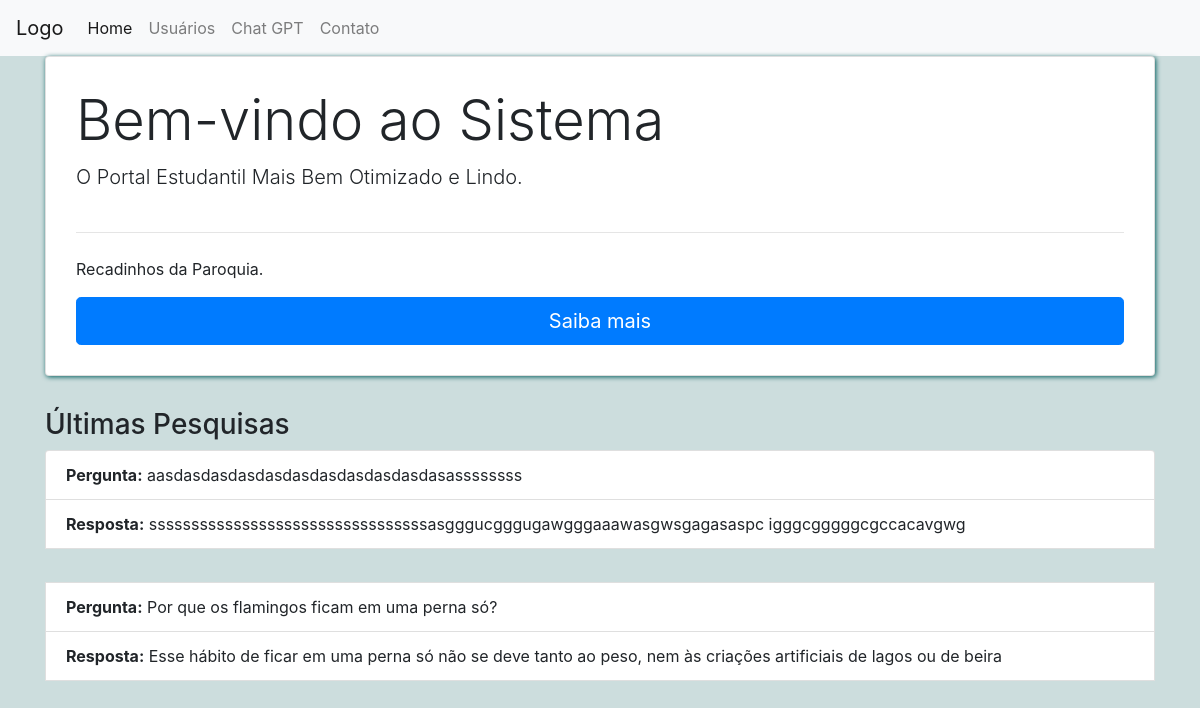
Screenshot of /home_professor.php (signed in) with the database file from the repository.
### tables this page shows
CREATE TABLE `pesquisa` (
  `idpesquisa` int(11) NOT NULL,
  `pergunta` text DEFAULT NULL,
  `resposta` text DEFAULT NULL,
  `iduser` int(11) DEFAULT NULL,
  `materia` varchar(15) DEFAULT NULL
);

### home_professor.php (the view, shortened to what this page needs)
<!DOCTYPE html>
<html>
<head>
  <link rel="stylesheet" href="https://stackpath.bootstrapcdn.com/bootstrap/4.5.2/css/bootstrap.min.css">
  <link rel="stylesheet" href="style.css">
</head>
<body>
  <nav class="navbar navbar-expand-lg navbar-light bg-light">
    <a class="navbar-brand" href="#">Logo</a>
    <div class="collapse navbar-collapse" id="navbarNav">
      <ul class="navbar-nav">
        <li class="nav-item active">
          <a class="nav-link" href="#">Home <span class="sr-only">(current)</span></a>
        </li>
        <li class="nav-item">
          <a class="nav-link" href="lista_usuarios.php">Usuários</a>
        </li>
        <li class="nav-item">
          <a class="nav-link" href="chatgpt_professor.php">Chat GPT</a>
        </li>
        <li class="nav-item">
          <a class="nav-link" href="#">Contato</a>
        </li>
      </ul>
    </div>
  </nav>
  <div class="container">
    <div class="jumbotron rounded card">
      <h1 class="display-4">Bem-vindo ao Sistema</h1>
      <p class="lead">O Portal Estudantil Mais Bem Otimizado e Lindo.</p>
      <hr class="my-4">
      <p>Recadinhos da Paroquia.</p>
      <a class="btn btn-primary btn-lg" href="editor_noticias.php" role="button">Saiba mais</a>
    </div>
  </div>
  <div class="container mt-4">
    <h3>Últimas Pesquisas</h3>
    <ul class="list-group">
      <?php
      if (isset($_SESSION['iduser']) && isset($_SESSION['cargo'])) {
          $cargo = $_SESSION['cargo'];
          $credenciais = parse_ini_file("credenciais_banco.txt");
          $host = $credenciais['host'];
          $username = $credenciais['username'];
          $password = $credenciais['password'];
          $dbname = $credenciais['dbname'];
          $conn = new mysqli($host, $username, $password, $dbname);
          $sql_pesquisas = "SELECT pergunta, resposta FROM pesquisa WHERE materia = '$cargo' ORDER BY idpesquisa DESC LIMIT 10";
          $result_pesquisas = $conn->query($sql_pesquisas);
          if ($result_pesquisas && $result_pesquisas->num_rows > 0) {
              while ($row_pesquisa = $result_pesquisas->fetch_assoc()) {
                  $pergunta = $row_pesquisa['pergunta'];
                  $resposta = $row_pesquisa['resposta'];
                  echo "<li class='list-group-item'><strong>Pergunta:</strong> $pergunta</li>";
                  echo "<li class='list-group-item'><strong>Resposta:</strong> $resposta</li>";
              }
          } else {
              echo "<li class='list-group-item'>Nenhuma pesquisa encontrada.</li>";
          }
      } else {
          echo "<li class='list-group-item'>ID do usuário ou cargo não encontrado.</li>";
      }
      ?>
    </ul>
  </div>
</body>
</html>

### style.css (style rules this page uses)
body { background-color: rgb(204, 221, 221); }
.card { box-shadow: 1px 1px 5px rgb(3, 94, 94); background-color: white; padding: 30px; border-radius: 30px; }

### rows the page displays
pesquisa: pergunta "aasdasdasdasdasdasdasdasdasdasdasassssssss", resposta "sssssssssssssssssssssssssssssssssasgggucgggugawgggaaawasgwsgagasaspc igggcgggggcgccacavgwg"
pesquisa: pergunta "Por que os flamingos ficam em uma perna só?", resposta "Esse hábito de ficar em uma perna só não se deve tanto ao peso, nem às criações artificiais de lagos ou de beira"
